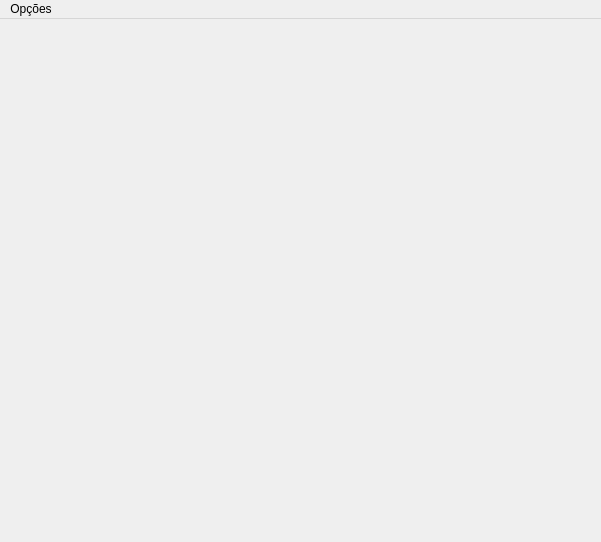
<?xml version="1.0" encoding="UTF-8"?>
<ui version="4.0">
 <class>JanelaPrincipal</class>
 <widget class="QMainWindow" name="JanelaPrincipal">
  <property name="geometry">
   <rect>
    <x>0</x>
    <y>0</y>
    <width>601</width>
    <height>542</height>
   </rect>
  </property>
  <property name="windowTitle">
   <string>JanelaPrincipal</string>
  </property>
  <widget class="QWidget" name="centralWidget"/>
  <widget class="QMenuBar" name="menuBar">
   <property name="geometry">
    <rect>
     <x>0</x>
     <y>0</y>
     <width>601</width>
     <height>21</height>
    </rect>
   </property>
   <widget class="QMenu" name="menuOp_es">
    <property name="title">
     <string>Opções</string>
    </property>
    <addaction name="actionCarregar_Tabela"/>
   </widget>
   <addaction name="menuOp_es"/>
  </widget>
  <action name="actionCarregar_Tabela">
   <property name="text">
    <string>Carregar Tabela</string>
   </property>
  </action>
 </widget>
 <layoutdefault spacing="6" margin="11"/>
 <resources/>
 <connections/>
</ui>
